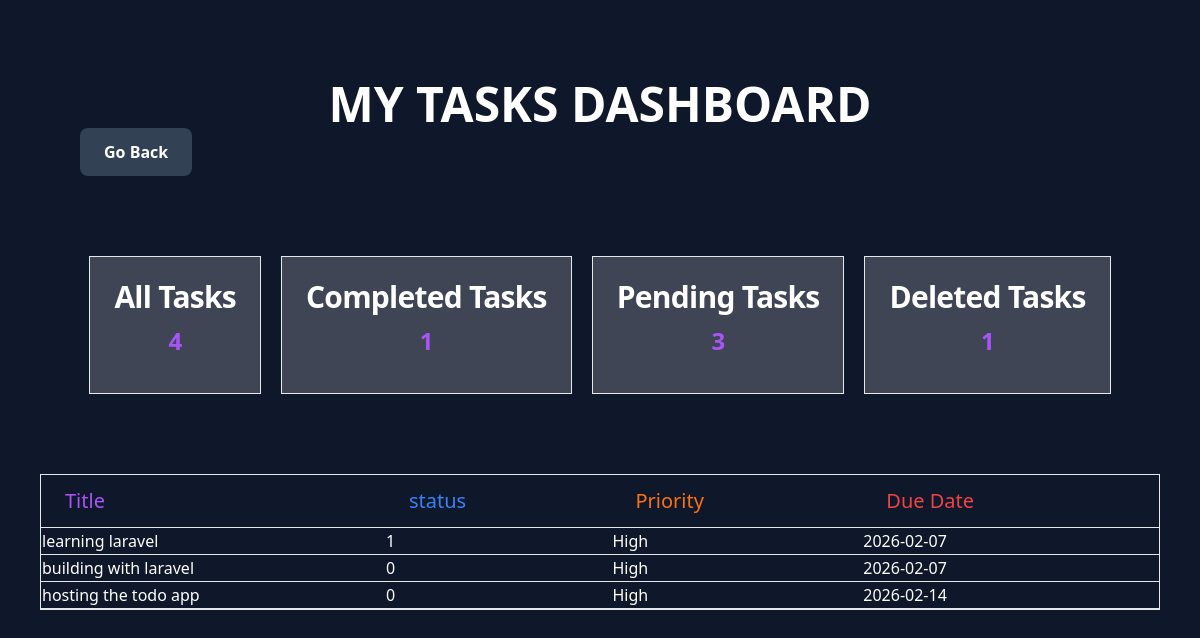
Page /dashboard.php on the committed database.
### tables this page shows
CREATE TABLE tasks(
            id INTEGER PRIMARY KEY,
            title TEXT NOT NULL,
            is_complete INTEGER DEFAULT 0,
            priority TEXT CHECK (priority IN ('High', 'Medium', 'Low')),
            due_date DATE,
            created_at TIMESTAMP DEFAULT CURRENT_TIMESTAMP,
            deleted_at TIMESTAMP NULL DEFAULT NULL
        );

### dashboard.php (the view, shortened to what this page needs)
<?php
require_once __DIR__. '/dbConfig.php';
$sql=$connection->query("SELECT COUNT(*) AS total FROM tasks");
$total_tasks=$sql->fetch(PDO::FETCH_ASSOC)['total'];
$sql=$connection->query("SELECT COUNT(*) AS completed FROM tasks WHERE is_complete=1");
$result=$sql->fetch(PDO::FETCH_ASSOC)['completed'];
$sql_query=$connection->query("SELECT COUNT(*) AS incomplete FROM tasks WHERE is_complete=0");
$pending=$sql_query->fetch(PDO::FETCH_ASSOC)['incomplete'];
$sql_stm=$connection->query("SELECT COUNT(*) AS deleted FROM tasks WHERE deleted_at IS NOT NULL");
$deleted=$sql_stm->fetch(PDO::FETCH_ASSOC)['deleted'];
$view = $_GET['filter'] ?? 'all' ;
$view_tasks=[];
if($view=='all'){
    $sth=$connection->query("SELECT * FROM tasks WHERE deleted_at IS NULL");
    $sth->setFetchMode(PDO::FETCH_ASSOC);
    $view_tasks=$sth->fetchAll();
}elseif( $view=='completed'){
    $smt=$connection->query("SELECT * FROM tasks WHERE is_complete=1");
    $smt->setFetchMode(PDO::FETCH_ASSOC);
    $view_tasks=$smt->fetchAll();
}elseif($view=='pending'){
    $dbc=$connection->query("SELECT * FROM tasks WHERE is_complete=0");
    $dbc->setFetchMode(PDO::FETCH_ASSOC);
    $view_tasks=$dbc->fetchAll();
}elseif($view=='deleted'){
    $dbs=$connection->query("SELECT * FROM tasks WHERE deleted_at is NOT NULL");
    $dbs->setFetchMode(PDO::FETCH_ASSOC);
    $view_tasks=$dbs->fetchAll();
}
?>
<!DOCTYPE html>
<html lang="en">
<head>
    <script src="https://cdn.tailwindcss.com"></script>
</head>
<body class="bg-slate-900">
    <div class="p-20">
     <h3 class="text-white flex justify-center text-5xl font-bold">MY TASKS DASHBOARD</h3>
     <a href="/" class=" inline-block bg-slate-700 hover:bg-slate-600 text-white px-6 py-3 rounded-lg font-semibold transition">Go Back</a>
    </div>
   <div class="container flex flex-row mx-auto gap-5 max-w-9xl justify-center">
    <a href="dashboard.php?filter=all" class="bg-white/20 block max-w-sm p-6 border border-default rounded-base shadow-xs hover:bg-neutral-secondary-medium">
        <h5 class="mb-3 text-3xl font-semibold  text-white tracking-tight text-heading leading-8">All Tasks</h5>
       <h4 class="mb-3 text-2xl text-center text-purple-500 font-bold tracking-tight text-heading leading-8"><?=  $total_tasks?></h4>
    </a>
    <a href="dashboard.php?filter=completed" class="bg-white/20 block max-w-sm p-6 border border-default rounded-base shadow-xs hover:bg-neutral-secondary-medium">
        <h5 class="mb-3 text-3xl font-semibold text-white tracking-tight text-heading leading-8">Completed Tasks</h5>
        <h4 class="mb-3 text-2xl  text-center text-purple-500 font-bold tracking-tight text-heading leading-8"><?=  $result?></h4>
    </a>
    <a href="dashboard.php?filter=pending" class="bg-white/20 block max-w-sm p-6 border border-default rounded-base shadow-xs hover:bg-neutral-secondary-medium">
        <h5 class="mb-3 text-3xl font-semibold text-white tracking-tight text-heading leading-8">Pending Tasks</h5>
        <h4 class="mb-3 text-2xl  text-center text-purple-500 font-bold tracking-tight text-heading leading-8"><?=  $pending?></h4>
    </a>
    <a href="dashboard.php?filter=deleted" class="bg-white/20 block max-w-sm p-6 border border-default rounded-base shadow-xs hover:bg-neutral-secondary-medium">
        <h5 class="mb-3 text-3xl font-semibold text-white tracking-tight text-heading leading-8">Deleted Tasks</h5>
        <h4 class="mb-3 text-2xl  text-center text-purple-500 font-bold tracking-tight text-heading leading-8"><?=  $deleted?></h4>
    </a>
   </div>
   <div class="container-fluid text-white py-20 px-10">
    <div class="relative overflow-x-auto bg-neutral-primary-soft shadow-xs rounded-base border border-default">
        <table class="w-full text-md text-left rtl:text-right text-body">
            <thead class="text-sm text-body bg-neutral-secondary-soft border-b rounded-base border-default">
                <tr>
                    <th scope="col" class="px-6 py-3 font-medium text-xl text-purple-500 text-heading">
                        Title
                    </th>
                     <th scope="col" class="px-6 py-3 font-medium text-xl text-blue-500 text-heading">
                        status
                    </th>
                    <th scope="col" class="px-6 py-3 font-medium text-xl text-orange-500 text-heading">
                        Priority
                    </th>
                    <th scope="col" class="px-6 py-3 font-medium text-xl text-red-500 text-heading">
                        Due Date
                    </th>
                </tr>
            </thead>
            <tbody>
             <?php
               foreach($view_tasks as $row){
                    echo "<tr class='border-b border-default'> ";
                    echo"<td>" .$row['title']. "</td>";
                    echo"<td>" .$row['is_complete']. "</td>";
                    echo"<td>" .$row['priority']. "</td>";
                    echo"<td>" .$row['due_date'] ."</td>";
                    echo"<td>" .$row['deleted_at'] ."</td>";
                    echo "</tr>";
               }
             ?>
            </tbody>
        </table>
    </div>
   </div>
</body>
</html>

### rows in the picture
tasks: title "learning laravel", is_complete "1", priority "High", due_date "2026-02-07"
tasks: title "building with laravel", is_complete "0", priority "High", due_date "2026-02-07"
tasks: title "hosting the todo app", is_complete "0", priority "High", due_date "2026-02-14"

### other values in the picture
$total_tasks "4"
$result "1"
$pending "3"
$deleted "1"
